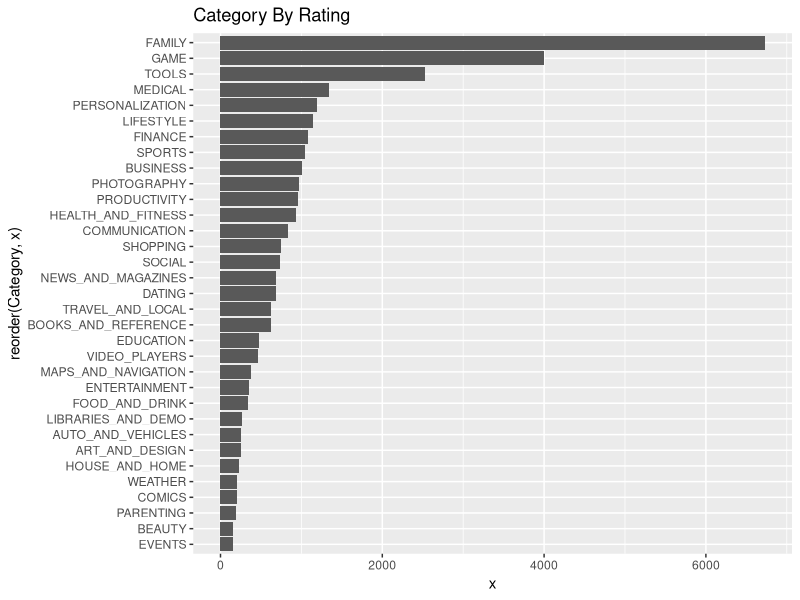
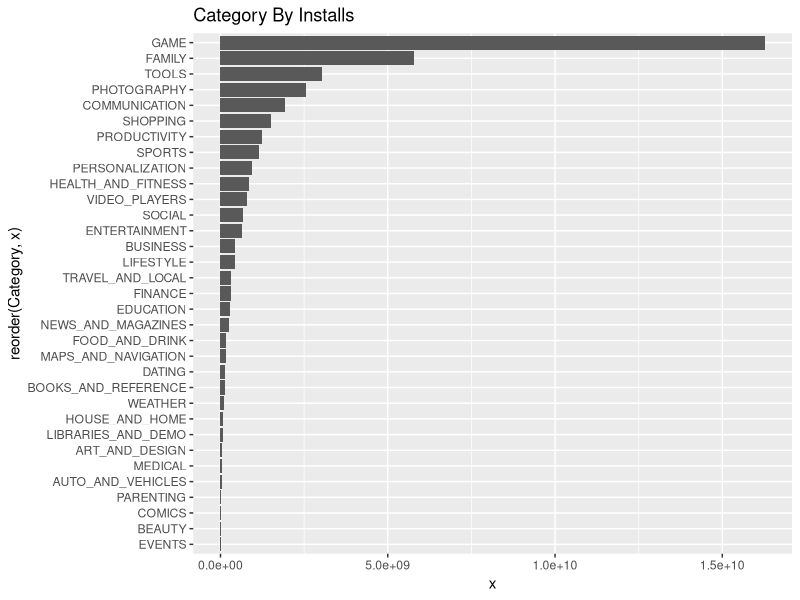
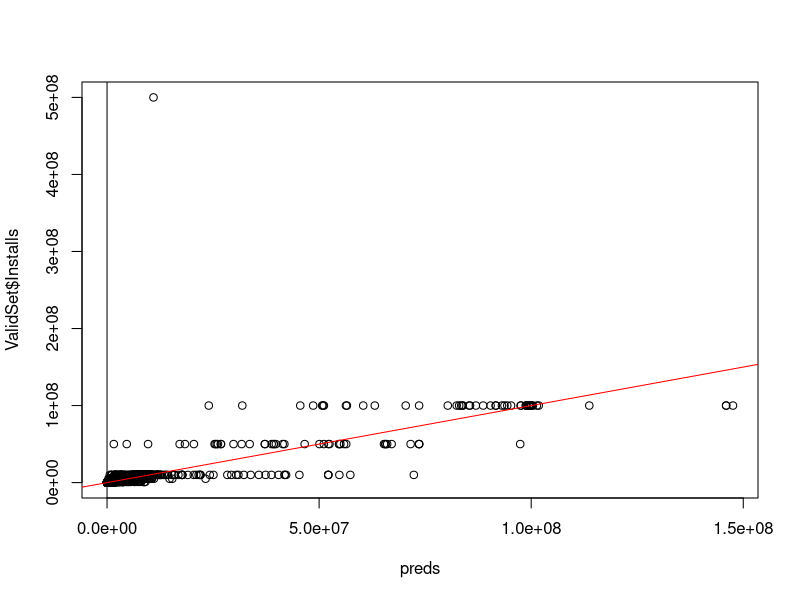
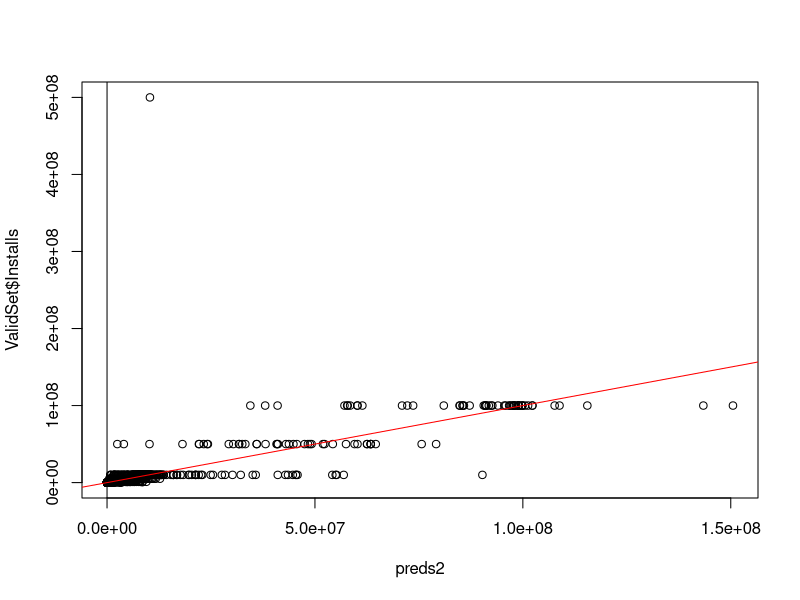

Reproduce these figures in R, in order. (Note: this script raises an error after producing the figures.)
## ---- chunk 1
knitr::opts_chunk$set(echo = TRUE)
## ---- chunk 2

library(caret)
library(rpart)
d <- read.csv("googleplaystore.csv")
d <- d[d$Size != 'Varies with device',]
d <- d[d$Current.Ver != 'Varies with device',]
d <- d[!is.nan(d$Current.Ver),]
d <- d[!is.nan(d$Rating),]
d <- d[!is.nan(d$Price),]
d <- d[!is.nan(d$Type),]
d$Installs <- gsub(',', '', d$Installs)
d$Installs <- gsub('\\+', '', d$Installs)
d$Installs <- as.numeric(as.character((d$Installs)))
d$Current.Ver <- gsub('[a-z_()A-Z\\-\\+]', '', d$Current.Ver)
d$Price <- gsub('\\$', '', d$Price)
d$Price <- as.numeric(as.character((d$Price)))
d$Updates <- ifelse(d$Current.Ver >= 2 , ifelse(d$Current.Ver >= 4, 2, 1), 0)
d <- subset(d, select = c('App','Category','Rating','Reviews','Size','Installs','Type','Price','Content.Rating','Last.Updated','Updates','Android.Ver' ))
d <- d[order(d$Installs, decreasing = TRUE),]
d <- tail(d, nrow(d) -34)

## ---- chunk 3

yz <- subset(d, select =c('Category', 'Installs'))
yz<-aggregate(yz$Installs, by=list(Category=yz$Category), FUN=sum)
View(yz)


xz <- subset(d, select =c('Category', 'Rating'))
xz<-aggregate(xz$Rating, by=list(Category=xz$Category), FUN=sum)
View(xz)

## ---- chunk 4
library(ggplot2)
library(ggthemes)



g <- ggplot(xz, aes(reorder(Category,x),x))
g2 <- ggplot(yz, aes(reorder(Category,x),x))

g + geom_bar(stat = "identity") + coord_flip() + ggtitle("Category By Rating")
g2 + geom_bar(stat = "identity") + coord_flip()+ ggtitle("Category By Installs")
## ---- chunk 5
library(randomForest)
library(caret)


set.seed(100)
train <- sample(nrow(d), 0.7*nrow(d), replace = FALSE)
TrainSet <- d[train,]
ValidSet <- d[-train,]


model1 <- randomForest(Installs ~ Category +Type + Rating + Reviews , data = TrainSet, nTrees = 300, mtry = 3, importance = TRUE, savePredictions = "final", classProbs = TRUE)


model1

## ---- chunk 6

preds <- predict(model1, ValidSet)
head(preds)

actuals <- predict(model1, TrainSet)
head(actuals)


plot(preds, ValidSet$Installs) + abline(preds,actuals) + abline(0,1, col='red') 
## ---- chunk 7
imp <- importance(model1)
imp
#varImp(model1)

## ---- chunk 8
model2 <- randomForest(Installs ~ Category +Type + Rating + Reviews + Price + Content.Rating + Updates , data = TrainSet, nTrees = 500, mtry = 3, importance = TRUE, savePredictions = "final", classProbs = TRUE)


model2



## ---- chunk 9
imp2 <- importance(model2)
imp2
#varImp(model2)
FeatureImportance <- as.data.frame(imp2)
names(FeatureImportance) <- c("IncMSE", "IncNodePurity")
FeatureImportance <- FeatureImportance[order(FeatureImportance$IncMSE, decreasing =  TRUE),]
FeatureImportance

## ---- chunk 10

preds2 <- predict(model2, ValidSet)
head(preds)

actuals2 <- predict(model2, TrainSet)
head(actuals)


plot(preds2, ValidSet$Installs) + abline(preds2,actuals2) + abline(0,1, col='red') 

ValidSet$preds <- preds2 
View(Validset)

write.table(ValidSet, file = 'validset.csv', sep = ",", row.names = F)
## ---- chunk 11
d <- na.omit(d)

set.seed(4000)
dmv = dummyVars(~Category + Reviews + Rating + Size + Type + Price + Content.Rating + Last.Updated + Updates + Android.Ver , data = d)
features = predict(dmv, d)
#head(features)
y = d$Installs
#plot(density(y))

ctr <- trainControl(method = "cv", number = 4, classProbs = F, search='random')
fit = train(features,y,
            method = 'rpart',
            trControl = ctr, tuneLength = 10)
fit


## ---- chunk 12

library(caret)
d <- na.omit(d)

dmv = dummyVars(~Category + Rating , data = d)
features = predict(dmv, d)
#head(features)
y = d$Installs
#plot(density(y))

ctr <- trainControl(method = "cv", number = 4, classProbs = F, search='random')
fit = train(features,y,
            method = 'rpart',
            trControl = ctr, tuneLength = 10)
fit
## ---- chunk 13
d <- na.omit(d)
set.seed(4000)
dmv = dummyVars(~Category + Reviews + Rating, data = d)
features = predict(dmv,d)
y = d$Installs

ctr <- trainControl(method = "cv", number = 4, classProbs = F, search = "random")
fit <- train(features,y , method = 'rpart', trControl = ctr, tuneLength = 10)
fit

## ---- chunk 14
library(ggplot2)
library(cluster)

#Initialize random variable
set.seed(30)

d=na.omit(d) #omit NA values
d$Reviews <- as.numeric(d$Reviews)
#d$Rating <- as.numeric(d$Rating)

d1<- subset(d, select=c("Installs", "Rating"))
clusters2<- kmeans(scale(d1), 4, nstart=25)
d1$cluster=as.factor(clusters2$cluster)
ggplot(d1, aes(x=Rating, y=Installs, color=cluster)) +geom_point()


d2<- subset(d, select=c("Installs", "Updates"))
clusters3<- kmeans(scale(d2), 4, nstart=25)
d2$cluster=as.factor(clusters3$cluster)
ggplot(d2, aes(x=Updates, y=Installs, color=cluster)) +geom_point()

d3<- subset(d, select=c("Installs", "Reviews"))
clusters4<- kmeans(scale(d3), 4, nstart=25)
d3$cluster=as.factor(clusters4$cluster)
ggplot(d3, aes(x=Reviews, y=Installs, color=cluster)) +geom_point()
